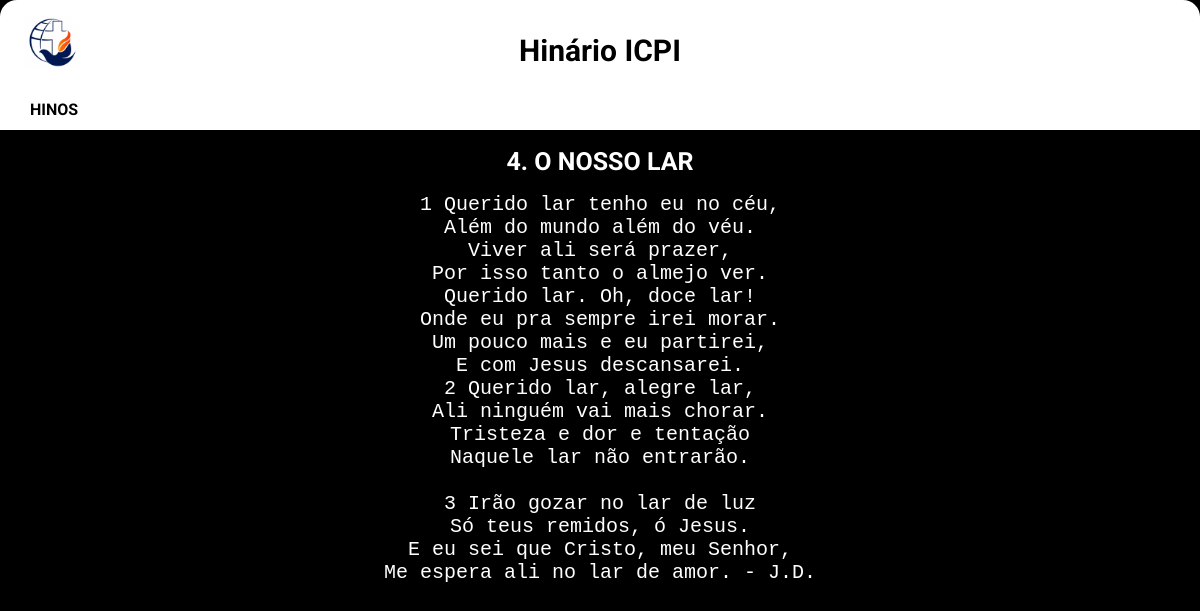
The page /hino/16/ on the database its author committed.
### hinario/models.py (models this page shows, shortened)
class Hino(models.Model):
    titulo = models.CharField(max_length=100,verbose_name='Titulo')
    hino = models.TextField(verbose_name='Hino')

### hinario/views.py (the view)
# urls.py: path('hino/<int:id>/', views.hino, name='hino'),
def hino(request,id):
    hino = get_object_or_404(Hino, pk=id)
    return render(request,'hino-view.html',context= {
        'hino': hino,
        'search': False,
    })

### hinario/templates/hino-view.html (shortened to what this page needs)
{% extends 'base_global.html' %}
{% block content %}
<div class='container'>
<h1> {{ hino.titulo }} </h1>
<pre>{{hino.hino}}</pre>
</div>
{% endblock content %}

### base_static/base_style.css (style rules this page uses)
body { padding: 0; margin: 0; background-color: black; font-family: 'Roboto'; }
.container { display: block; color: white; }
.container pre { font-size: 20px; text-align: center; margin: auto; line-break: normal; }
.container h1 { font-size: 25px; text-align: center; }

### rows shown on the page
Hino: titulo "4. O NOSSO LAR", hino "1 Querido lar tenho eu no céu, Além do mundo além do véu. Viver ali será prazer, Por isso tanto o almejo ver. Querido lar. Oh, doce lar! Onde eu pra sempre irei morar. Um pouco mais e eu partirei, E com Jesus descansarei. 2 Querido lar, alegre lar, Ali ninguém vai mais chorar. Tristeza e dor e tentação Naquele lar não entrarão. 3 Irão gozar no lar de luz Só teus remidos, ó Jesus. E eu sei que Cristo, meu Senhor, Me espera ali no lar de amor. - J.D."
